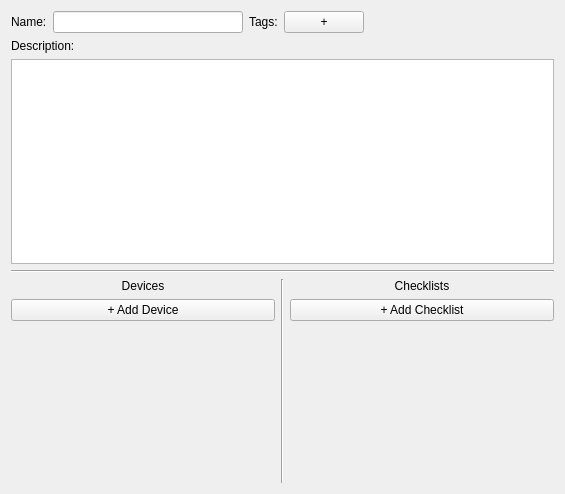
<?xml version="1.0" encoding="UTF-8"?>
<ui version="4.0">
 <class>Form</class>
 <widget class="QWidget" name="Form">
  <property name="geometry">
   <rect>
    <x>0</x>
    <y>0</y>
    <width>565</width>
    <height>494</height>
   </rect>
  </property>
  <property name="windowTitle">
   <string>Form</string>
  </property>
  <layout class="QVBoxLayout" name="verticalLayout">
   <item>
    <layout class="QHBoxLayout" name="horizontalLayout">
     <item>
      <widget class="QLabel" name="label">
       <property name="text">
        <string>Name:</string>
       </property>
      </widget>
     </item>
     <item>
      <widget class="QLineEdit" name="lineEdit"/>
     </item>
     <item>
      <widget class="QLabel" name="label_2">
       <property name="text">
        <string>Tags:</string>
       </property>
      </widget>
     </item>
     <item>
      <widget class="QPushButton" name="pushButton_2">
       <property name="text">
        <string>+</string>
       </property>
      </widget>
     </item>
     <item>
      <spacer name="horizontalSpacer">
       <property name="orientation">
        <enum>Qt::Horizontal</enum>
       </property>
       <property name="sizeHint" stdset="0">
        <size>
         <width>40</width>
         <height>20</height>
        </size>
       </property>
      </spacer>
     </item>
    </layout>
   </item>
   <item>
    <widget class="QLabel" name="label_3">
     <property name="text">
      <string>Description:</string>
     </property>
    </widget>
   </item>
   <item>
    <widget class="QPlainTextEdit" name="plainTextEdit"/>
   </item>
   <item>
    <widget class="Line" name="line_2">
     <property name="orientation">
      <enum>Qt::Horizontal</enum>
     </property>
    </widget>
   </item>
   <item>
    <layout class="QHBoxLayout" name="horizontalLayout_2">
     <property name="bottomMargin">
      <number>0</number>
     </property>
     <item>
      <layout class="QVBoxLayout" name="verticalLayout_4">
       <property name="bottomMargin">
        <number>0</number>
       </property>
       <item>
        <widget class="QLabel" name="label_4">
         <property name="text">
          <string>Devices</string>
         </property>
         <property name="alignment">
          <set>Qt::AlignCenter</set>
         </property>
        </widget>
       </item>
       <item>
        <widget class="QPushButton" name="pushButton">
         <property name="text">
          <string>+ Add Device</string>
         </property>
        </widget>
       </item>
       <item>
        <spacer name="verticalSpacer">
         <property name="orientation">
          <enum>Qt::Vertical</enum>
         </property>
         <property name="sizeHint" stdset="0">
          <size>
           <width>20</width>
           <height>40</height>
          </size>
         </property>
        </spacer>
       </item>
      </layout>
     </item>
     <item>
      <widget class="Line" name="line">
       <property name="orientation">
        <enum>Qt::Vertical</enum>
       </property>
      </widget>
     </item>
     <item>
      <layout class="QVBoxLayout" name="verticalLayout_3">
       <property name="bottomMargin">
        <number>0</number>
       </property>
       <item>
        <widget class="QLabel" name="label_5">
         <property name="text">
          <string>Checklists</string>
         </property>
         <property name="alignment">
          <set>Qt::AlignCenter</set>
         </property>
        </widget>
       </item>
       <item>
        <widget class="QPushButton" name="pushButton_3">
         <property name="text">
          <string>+ Add Checklist</string>
         </property>
        </widget>
       </item>
       <item>
        <spacer name="verticalSpacer_2">
         <property name="orientation">
          <enum>Qt::Vertical</enum>
         </property>
         <property name="sizeHint" stdset="0">
          <size>
           <width>20</width>
           <height>40</height>
          </size>
         </property>
        </spacer>
       </item>
      </layout>
     </item>
    </layout>
   </item>
  </layout>
 </widget>
 <resources/>
 <connections/>
</ui>
